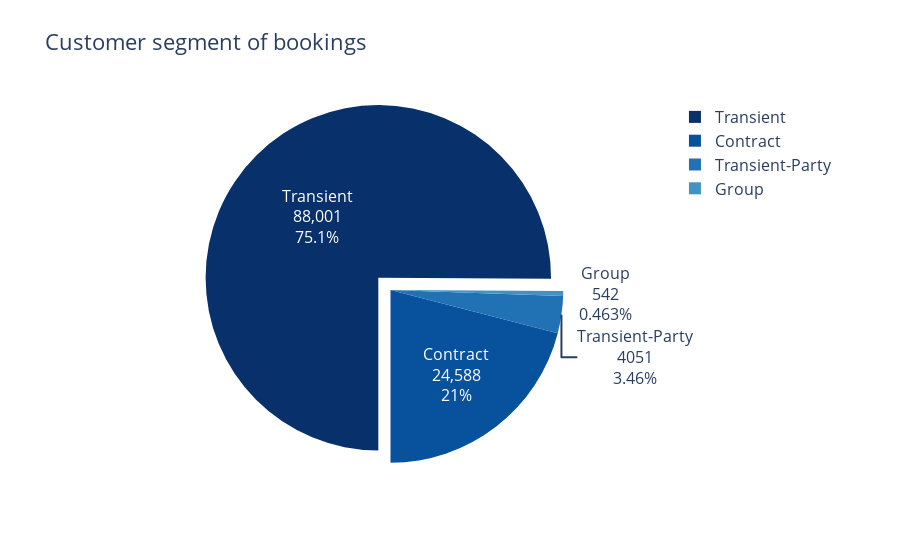

This figure's notebook cell:
### Markdown cell above
Booking through Online Travel Agents seem to be the popular choice.

### Code cell
temp = px.pie(
    data, 
    values=data.customer_type.value_counts(), 
    names=data.customer_type.unique(), 
    title="Customer segment of bookings",
    color_discrete_sequence=px.colors.sequential.Blues_r
)
temp.update_traces(rotation=180,
                   textinfo="value+percent+label",
                   pull=[0.1, 0, 0, 0])
temp.update_layout(font=dict(size=16))
temp.show()

### Figure 1 — Plotly figure (JSON) as saved in the notebook; plotly's stock layout.template omitted (floating-point values rounded to 4 significant figures)
{"data": [{"domain": {"x": [0, 1], "y": [0, 1]}, "hovertemplate": "label=%{label}<br>value=%{value}<extra></extra>", "labels": ["Transient", "Contract", "Transient-Party", "Group"], "legendgroup": "", "name": "", "pull": [0.1, 0, 0, 0], "rotation": 180, "showlegend": true, "textinfo": "value+percent+label", "type": "pie", "values": [88001, 24588, 4051, 542]}], "layout": {"font": {"size": 16}, "legend": {"tracegroupgap": 0}, "piecolorway": ["rgb(8,48,107)", "rgb(8,81,156)", "rgb(33,113,181)", "rgb(66,146,198)", "rgb(107,174,214)", "rgb(158,202,225)", "rgb(198,219,239)", "rgb(222,235,247)", "rgb(247,251,255)"], "title": {"text": "Customer segment of bookings"}}}
